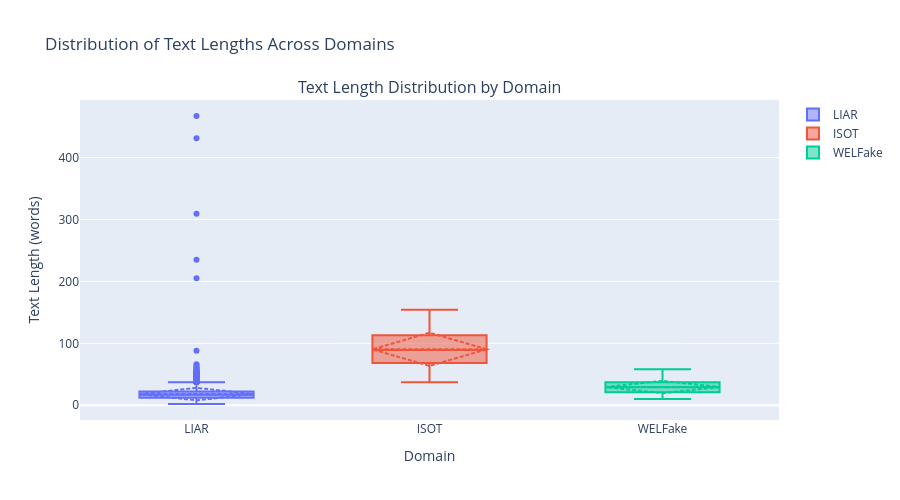
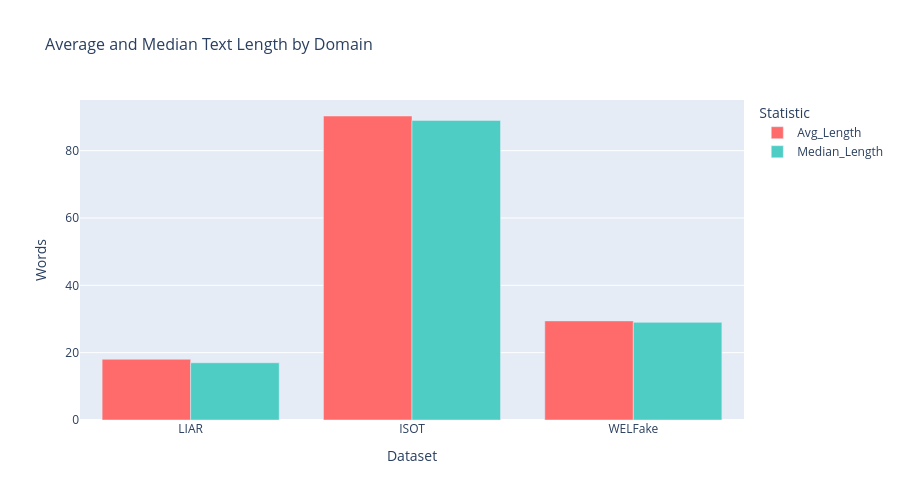

Notebook code cell kept with these figures, in order:
### Code cell
# Text Characteristics Visualizations
print("\n" + "="*80)
print("TEXT CHARACTERISTICS VISUALIZATIONS")
print("="*80)

# Collect text statistics for each domain
text_stats_viz = []

for domain in combined_df['domain'].unique():
    domain_texts = combined_df[combined_df['domain'] == domain]['text'].values
    text_lengths = [len(text.split()) for text in domain_texts]
    
    text_stats_viz.append({
        'Domain': domain,
        'Avg_Length': np.mean(text_lengths),
        'Median_Length': np.median(text_lengths),
        'Max_Length': np.max(text_lengths),
        'Min_Length': np.min(text_lengths),
        'Std_Dev': np.std(text_lengths),
        'Sample_Size': len(domain_texts)
    })

text_stats_df = pd.DataFrame(text_stats_viz)

# 1. Text Length Distribution by Domain (Box Plot)
fig_box = make_subplots(
    rows=1, cols=1,
    vertical_spacing=0.15,
    subplot_titles=('Text Length Distribution by Domain',)
)

for domain in combined_df['domain'].unique():
    domain_texts = combined_df[combined_df['domain'] == domain]['text'].values
    text_lengths = [len(text.split()) for text in domain_texts]
    
    fig_box.add_trace(
        go.Box(
            y=text_lengths,
            name=domain,
            boxmean='sd'
        )
    )

fig_box.update_layout(
    title_text='Distribution of Text Lengths Across Domains',
    yaxis_title='Text Length (words)',
    xaxis_title='Domain',
    height=500,
    width=900,
    showlegend=True,
    hovermode='closest'
)

fig_box.show()
print("✓ Box plot: Text length distribution by domain")

# 2. Statistical Comparison (Bar Chart)
fig_stats = px.bar(
    text_stats_df.melt(
        id_vars=['Domain'],
        value_vars=['Avg_Length', 'Median_Length'],
        var_name='Statistic',
        value_name='Length'
    ),
    x='Domain',
    y='Length',
    color='Statistic',
    barmode='group',
    title='Average and Median Text Length by Domain',
    labels={'Length': 'Words', 'Domain': 'Dataset'},
    height=500,
    width=900,
    color_discrete_sequence=['#FF6B6B', '#4ECDC4']
)

fig_stats.update_layout(
    font=dict(size=12),
    title_font_size=16,
    hovermode='x unified'
)

fig_stats.show()
print("✓ Bar chart: Text length statistics by domain")

# 3. Text Length Statistics Table
print("\n📊 Text Statistics Summary:")
print(text_stats_df.round(2).to_string(index=False))

print("\n✓ Text characteristics visualizations complete!")

### Figure 1 — Plotly figure (JSON) as saved in the notebook; plotly's stock layout.template omitted (floating-point values rounded to 4 significant figures; data arrays with more than 128 entries replaced by an {"elided": "..."} marker saying what was removed)
{"data": [{"boxmean": "sd", "name": "LIAR", "type": "box", "y": {"elided": "12791 int values"}}, {"boxmean": "sd", "name": "ISOT", "type": "box", "y": {"elided": "3500 int values"}}, {"boxmean": "sd", "name": "WELFake", "type": "box", "y": {"elided": "2800 int values"}}], "layout": {"annotations": [{"font": {"size": 16}, "showarrow": false, "text": "Text Length Distribution by Domain", "x": 0.5, "xanchor": "center", "xref": "paper", "y": 1, "yanchor": "bottom", "yref": "paper"}], "height": 500, "hovermode": "closest", "showlegend": true, "title": {"text": "Distribution of Text Lengths Across Domains"}, "width": 900, "xaxis": {"anchor": "y", "domain": [0, 1], "title": {"text": "Domain"}}, "yaxis": {"anchor": "x", "domain": [0, 1], "title": {"text": "Text Length (words)"}}}}

### Figure 2 — Plotly figure (JSON) as saved in the notebook; plotly's stock layout.template omitted (floating-point values rounded to 4 significant figures)
{"data": [{"alignmentgroup": "True", "hovertemplate": "Statistic=Avg_Length<br>Dataset=%{x}<br>Words=%{y}<extra></extra>", "legendgroup": "Avg_Length", "marker": {"color": "#FF6B6B", "pattern": {"shape": ""}}, "name": "Avg_Length", "offsetgroup": "Avg_Length", "orientation": "v", "showlegend": true, "textposition": "auto", "type": "bar", "x": ["LIAR", "ISOT", "WELFake"], "xaxis": "x", "y": [18.04, 90.3, 29.44], "yaxis": "y"}, {"alignmentgroup": "True", "hovertemplate": "Statistic=Median_Length<br>Dataset=%{x}<br>Words=%{y}<extra></extra>", "legendgroup": "Median_Length", "marker": {"color": "#4ECDC4", "pattern": {"shape": ""}}, "name": "Median_Length", "offsetgroup": "Median_Length", "orientation": "v", "showlegend": true, "textposition": "auto", "type": "bar", "x": ["LIAR", "ISOT", "WELFake"], "xaxis": "x", "y": [17.0, 89.0, 29.0], "yaxis": "y"}], "layout": {"barmode": "group", "font": {"size": 12}, "height": 500, "hovermode": "x unified", "legend": {"title": {"text": "Statistic"}, "tracegroupgap": 0}, "title": {"font": {"size": 16}, "text": "Average and Median Text Length by Domain"}, "width": 900, "xaxis": {"anchor": "y", "domain": [0, 1], "title": {"text": "Dataset"}}, "yaxis": {"anchor": "x", "domain": [0, 1], "title": {"text": "Words"}}}}
